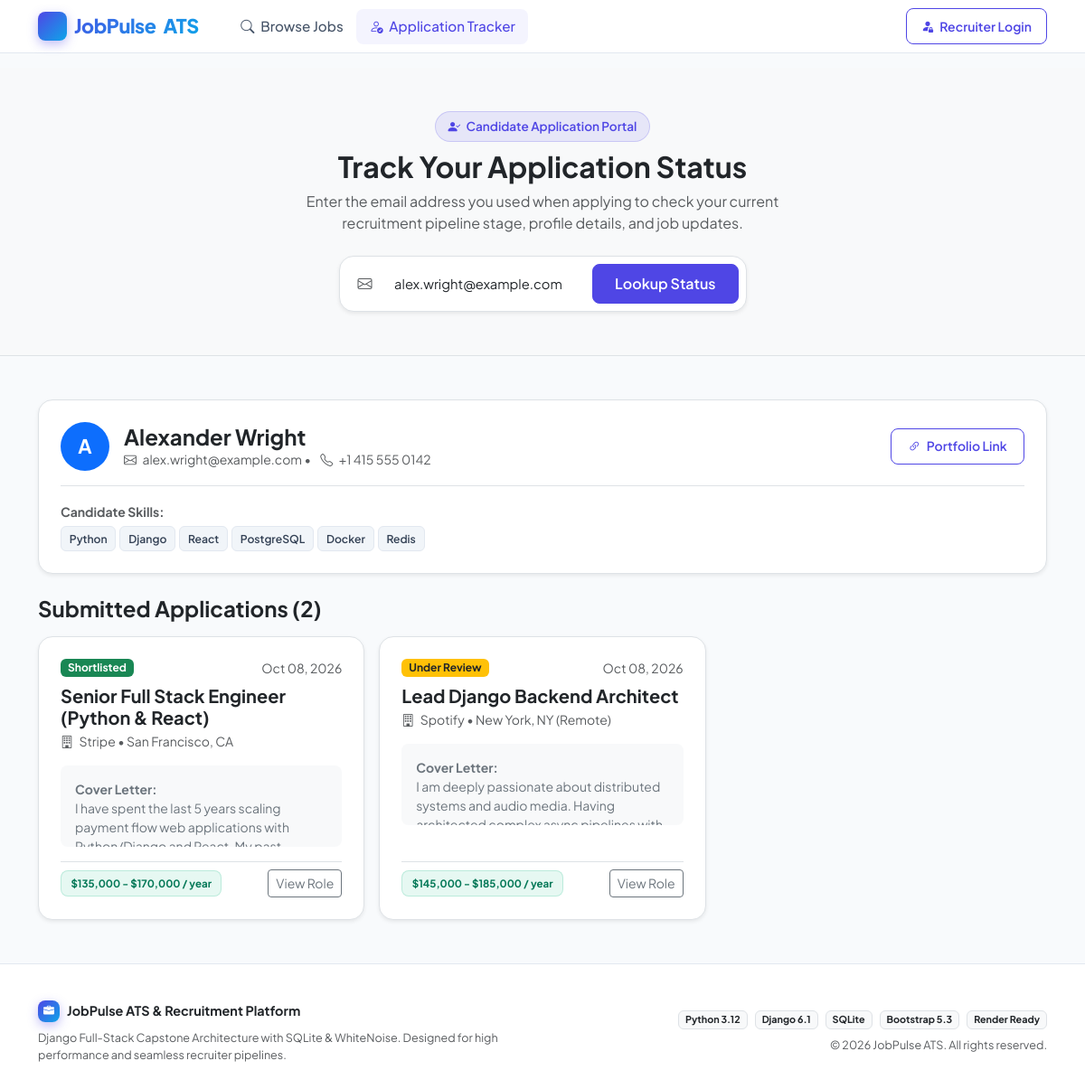
Page /portal/?email=alex.wright@example.com on the committed database.
### jobs/models.py (models this page shows, shortened)
class Candidate(models.Model):
    full_name = models.CharField(max_length=200)
    email = models.EmailField()
    phone = models.CharField(max_length=30)
    portfolio_url = models.URLField(max_length=300, blank=True)
    skills = models.CharField(
        max_length=300,
        help_text="Comma-separated skills (e.g. Python, React, UI/UX)"
    )
    created_at = models.DateTimeField(auto_now_add=True)
    class Meta:
        ordering = ["-created_at"]
    def skills_list(self):
        if not self.skills:
            return []
        return [skill.strip() for skill in self.skills.split(",") if skill.strip()]

class JobApplication(models.Model):
    STATUS_APPLIED = "Applied"
    STATUS_UNDER_REVIEW = "Under Review"
    STATUS_SHORTLISTED = "Shortlisted"
    STATUS_REJECTED = "Rejected"
    STATUS_CHOICES = [
        (STATUS_APPLIED, "Applied"),
        (STATUS_UNDER_REVIEW, "Under Review"),
        (STATUS_SHORTLISTED, "Shortlisted"),
        (STATUS_REJECTED, "Rejected"),
    ]
    job = models.ForeignKey(JobPosting, on_delete=models.CASCADE, related_name="applications")
    candidate = models.ForeignKey(Candidate, on_delete=models.CASCADE, related_name="applications")
    cover_letter = models.TextField()
    status = models.CharField(max_length=50, choices=STATUS_CHOICES, default=STATUS_APPLIED)
    applied_date = models.DateTimeField(auto_now_add=True)
    class Meta:
        ordering = ["-applied_date"]
        constraints = [
            models.UniqueConstraint(
                fields=["job", "candidate"],
                name="unique_candidate_job_application",
            )
        ]
    @property
    def status_badge_class(self):
        mapping = {
            self.STATUS_APPLIED: "bg-primary",
            self.STATUS_UNDER_REVIEW: "bg-warning text-dark",
            self.STATUS_SHORTLISTED: "bg-success",
            self.STATUS_REJECTED: "bg-danger",
        }
        return mapping.get(self.status, "bg-secondary")

class JobPosting(models.Model):
    JOB_TYPE_CHOICES = [
        ("Full-time", "Full-time"),
        ("Part-time", "Part-time"),
        ("Remote", "Remote"),
        ("Contract", "Contract"),
        ("Internship", "Internship"),
    ]
    company = models.ForeignKey(Company, on_delete=models.CASCADE, related_name="job_postings")
    title = models.CharField(max_length=250)
    job_type = models.CharField(max_length=50, choices=JOB_TYPE_CHOICES, default="Full-time")
    required_skills = models.CharField(
        max_length=300,
        help_text="Comma-separated skills (e.g. Python, Django, PostgreSQL, Docker)"
    )
    salary_range = models.CharField(max_length=100, help_text="e.g. $90,000 - $120,000 / year")
    description = models.TextField()
    active = models.BooleanField(default=True, verbose_name="Active Flag")
    posted_date = models.DateTimeField(auto_now_add=True)
    class Meta:
        ordering = ["-posted_date"]

class Company(models.Model):
    name = models.CharField(max_length=200)
    website = models.URLField(max_length=300, blank=True)
    location = models.CharField(max_length=150)
    logo_url = models.URLField(max_length=500, blank=True, help_text="Direct URL to company logo")
    created_at = models.DateTimeField(auto_now_add=True)
    class Meta:
        verbose_name_plural = "Companies"
        ordering = ["name"]

### jobs/views.py (the view)
# urls.py: path("portal/", views.candidate_applications, name="candidate_portal"),
def candidate_applications(request):
    email_query = request.GET.get("email", "").strip().lower()
    candidate = None
    applications = []
    if email_query:
        candidate = Candidate.objects.filter(email__iexact=email_query).first()
        if candidate:
            applications = candidate.applications.select_related("job", "job__company").all()
        else:
            messages.info(request, f"No candidate record found for email: {email_query}")
    context = {
        "email_query": email_query,
        "candidate": candidate,
        "applications": applications,
    }
    return render(request, "jobs/candidate_portal.html", context)

### jobs/templates/jobs/candidate_portal.html (shortened to what this page needs)
{% extends 'jobs/base.html' %}
{% load static %}
{% block content %}
<div class="py-5 bg-light border-bottom">
  <div class="container text-center">
    <div class="d-inline-flex mb-2">
      <span class="badge-portal">
        <i class="bi bi-person-check-fill"></i> Candidate Application Portal
      </span>
    </div>
    <h1 class="h2 fw-bold text-dark">Track Your Application Status</h1>
    <p class="text-muted mx-auto" style="max-width: 600px;">
      Enter the email address you used when applying to check your current recruitment pipeline stage, profile details, and job updates.
    </p>
    <div class="row justify-content-center mt-4">
      <div class="col-md-7 col-lg-5">
        <form method="GET" action="{% url 'candidate_portal' %}" class="card p-2 border shadow-sm rounded-4">
          <div class="input-group">
            <span class="input-group-text bg-white border-0"><i class="bi bi-envelope text-muted"></i></span>
            <input
              type="email"
              name="email"
              class="form-control border-0"
              placeholder="e.g. alex.wright@example.com"
              value="{{ email_query }}"
              required
            >
            <button class="btn btn-primary px-4 rounded-3" type="submit">
              Lookup Status
            </button>
          </div>
        </form>
      </div>
    </div>
  </div>
</div>
<div class="py-5">
  <div class="container">
    {% if email_query and candidate %}
      <div class="card border rounded-4 p-4 shadow-sm mb-4">
        <div class="d-flex flex-wrap align-items-center justify-content-between gap-3 pb-3 border-bottom mb-3">
          <div class="d-flex align-items-center gap-3">
            <div class="rounded-circle bg-primary text-white d-flex align-items-center justify-content-center fw-bold" style="width: 54px; height: 54px; font-size: 1.35rem;">
              {{ candidate.full_name|slice:":1" }}
            </div>
            <div>
              <h4 class="fw-bold text-dark mb-0">{{ candidate.full_name }}</h4>
              <div class="text-muted small">
                <i class="bi bi-envelope me-1"></i> {{ candidate.email }} &bull;
                <i class="bi bi-telephone ms-2 me-1"></i> {{ candidate.phone }}
              </div>
            </div>
          </div>
          {% if candidate.portfolio_url %}
            <a href="{{ candidate.portfolio_url }}" target="_blank" class="btn btn-outline-primary btn-sm">
              <i class="bi bi-link-45deg me-1"></i> Portfolio Link
            </a>
          {% endif %}
        </div>
        <div class="row g-3">
          <div class="col-md-12">
            <span class="text-muted small fw-bold">Candidate Skills:</span>
            <div class="d-flex flex-wrap gap-1 mt-1">
              {% for s in candidate.skills_list %}
                <span class="skill-tag">{{ s }}</span>
              {% endfor %}
            </div>
          </div>
        </div>
      </div>
      <h4 class="fw-bold text-dark mb-3">Submitted Applications ({{ applications|length }})</h4>
      <div class="row g-3">
        {% for app in applications %}
          <div class="col-md-6 col-lg-4">
            <div class="card border rounded-4 p-4 shadow-sm h-100 d-flex flex-column">
              <div class="d-flex justify-content-between align-items-start mb-2">
                <span class="badge {{ app.status_badge_class }} px-2 py-1">
                  {{ app.status }}
                </span>
                <span class="text-muted small">
                  {{ app.applied_date|date:"M d, Y" }}
                </span>
              </div>
              <h5 class="fw-bold text-dark mb-1">
                <a href="{% url 'job_detail' app.job.id %}" class="text-dark text-decoration-none">
                  {{ app.job.title }}
                </a>
              </h5>
              <div class="text-muted small mb-3">
                <i class="bi bi-building me-1"></i> {{ app.job.company.name }} &bull; {{ app.job.company.location }}
              </div>
              <div class="p-3 bg-light rounded-3 small text-secondary mb-3 flex-grow-1" style="max-height: 90px; overflow-y: auto;">
                <strong>Cover Letter:</strong><br>
                {{ app.cover_letter }}
              </div>
              <div class="pt-2 border-top d-flex justify-content-between align-items-center mt-auto">
                <span class="badge-salary" style="font-size: 0.72rem;">{{ app.job.salary_range }}</span>
                <a href="{% url 'job_detail' app.job.id %}" class="btn btn-sm btn-outline-secondary">View Role</a>
              </div>
            </div>
          </div>
        {% empty %}
          <div class="col-12">
            <div class="alert alert-light border text-center p-4">
              <p class="mb-0 text-muted">You have not submitted any job applications yet.</p>
            </div>
          </div>
        {% endfor %}
      </div>
    {% endif %}
  </div>
</div>
{% endblock %}

### jobs/static/css/style.css (style rules this page uses)
:root { --primary: #4f46e5; --primary-hover: #4338ca; --primary-light: rgba(79, 70, 229, 0.12); --secondary: #0ea5e9; --success: #10b981; --warning: #f59e0b; --danger: #ef4444; --dark-bg: #0f172a; --dark-surface: #1e293b; --dark-card: rgba(30, 41, 59, 0.85); --border-color: rgba(255, 255, 255, 0.08); --text-primary: #f8fafc; --text-secondary: #94a3b8; --text-muted: #64748b; --radius-sm: 8px; --radius-md: 12px; --radius-lg: 16px; --radius-xl: 20px; --shadow-sm: 0 2px 8px rgba(0, 0, 0, 0.2); --shadow-md: 0 10px 25px -5px rgba(0, 0, 0, 0.3), 0 8px 10px -6px rgba(0, 0, 0, 0.3); --shadow-glow: 0 0 25px rgba(79, 70, 229, 0.25); --transition: all 0.25s cubic-bezier(0.4, 0, 0.2, 1); }
[data-bs-theme="light"], body:not([data-bs-theme="dark"]) { --body-bg: #f8fafc; --body-color: #0f172a; --card-bg: #ffffff; --card-border: #e2e8f0; --card-shadow: 0 4px 6px -1px rgba(0, 0, 0, 0.05), 0 2px 4px -2px rgba(0, 0, 0, 0.05); --card-shadow-hover: 0 20px 25px -5px rgba(0, 0, 0, 0.08), 0 8px 10px -6px rgba(0, 0, 0, 0.05); --nav-bg: rgba(255, 255, 255, 0.95); --nav-border: #e2e8f0; }
body { font-family: 'Plus Jakarta Sans', -apple-system, BlinkMacSystemFont, "Segoe UI", Roboto, sans-serif; background-color: var(--body-bg); color: var(--body-color); min-height: 100vh; display: flex; flex-direction: column; -webkit-font-smoothing: antialiased; }
.badge-portal { background: rgba(79, 70, 229, 0.1); color: var(--primary); border: 1px solid rgba(79, 70, 229, 0.2); padding: 0.35rem 0.85rem; border-radius: 9999px; font-weight: 600; font-size: 0.85rem; display: inline-flex; align-items: center; gap: 0.4rem; }
.badge-salary { background: rgba(16, 185, 129, 0.1); color: #047857; border: 1px solid rgba(16, 185, 129, 0.2); font-weight: 700; font-size: 0.82rem; padding: 0.3rem 0.65rem; border-radius: var(--radius-sm); }
.skill-tag { background: #f1f5f9; color: #334155; font-size: 0.76rem; font-weight: 600; padding: 0.25rem 0.55rem; border-radius: 6px; border: 1px solid #e2e8f0; display: inline-block; transition: var(--transition); }
.form-control, .form-select { border-radius: var(--radius-sm); border: 1px solid #cbd5e1; padding: 0.65rem 0.85rem; font-size: 0.92rem; transition: var(--transition); }
.btn-primary { background-color: var(--primary); border-color: var(--primary); font-weight: 600; border-radius: var(--radius-sm); padding: 0.55rem 1.15rem; transition: var(--transition); }
.btn-outline-primary { color: var(--primary); border-color: var(--primary); font-weight: 600; border-radius: var(--radius-sm); padding: 0.55rem 1.15rem; transition: var(--transition); }

### rows in the picture
Candidate: full_name "A", full_name "Alexander Wright", email "alex.wright@example.com", phone "+1 415 555 0142"
JobApplication: status "Shortlisted", applied_date "Oct 08, 2026", job "Senior Full Stack Engineer (Python & React)", job.company.name "Stripe", job.company.location "San Francisco, CA", cover_letter "I have spent the last 5 years scaling payment flow web applications with…", job.salary_range "$135,000 - $170,000 / year"
JobApplication: status "Under Review", applied_date "Oct 08, 2026", job "Lead Django Backend Architect", job.company.name "Spotify", job.company.location "New York, NY (Remote)", cover_letter "I am deeply passionate about distributed systems and audio media. Having…", job.salary_range "$145,000 - $185,000 / year"

### other values in the picture
{{ s }} "Python" "Django" "React" "PostgreSQL" "Docker" "Redis"
{{ applications|length }} "2"
